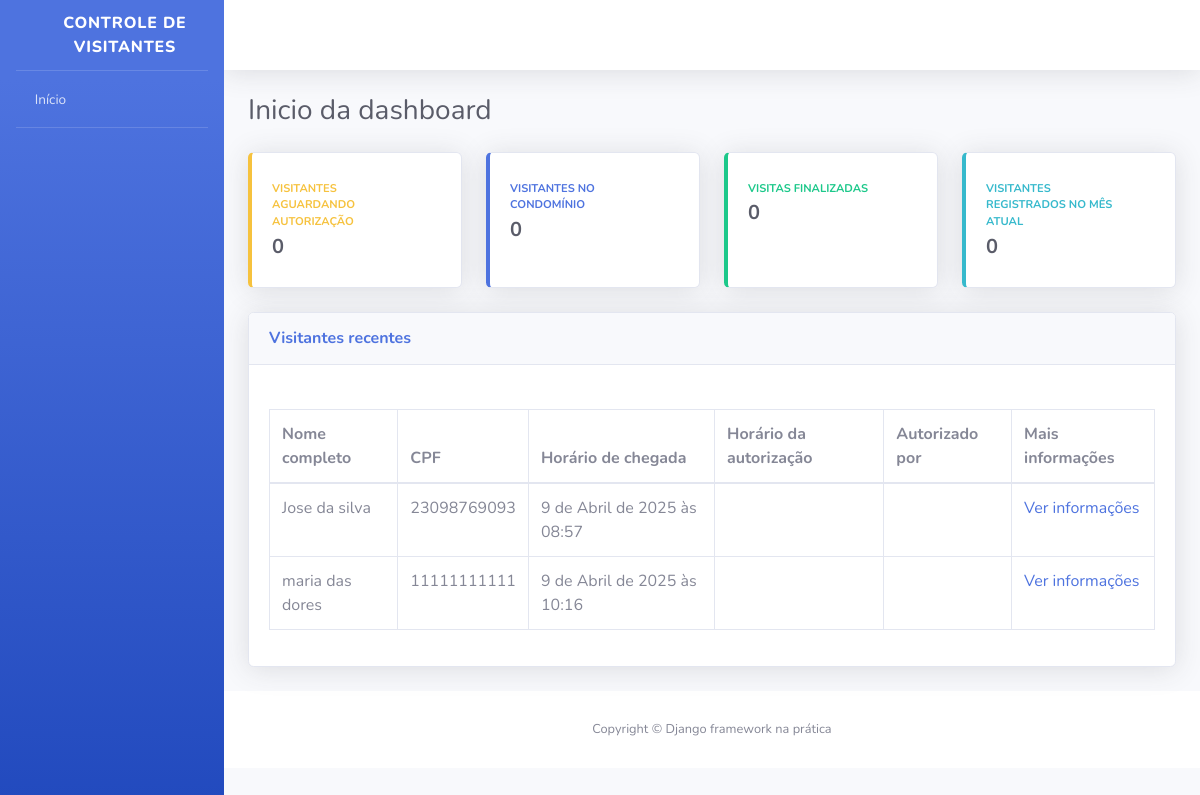
Before: / with the older database file.
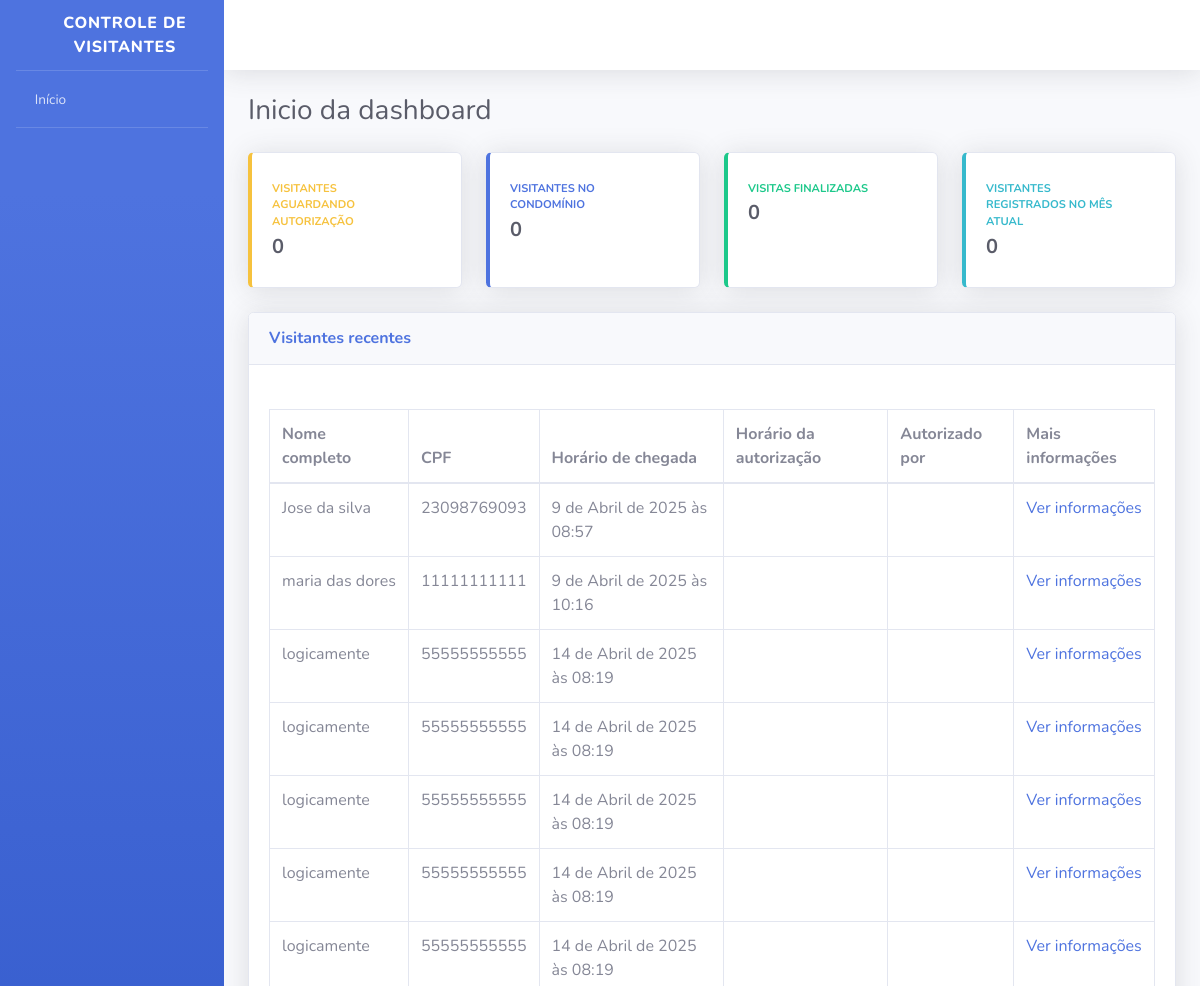
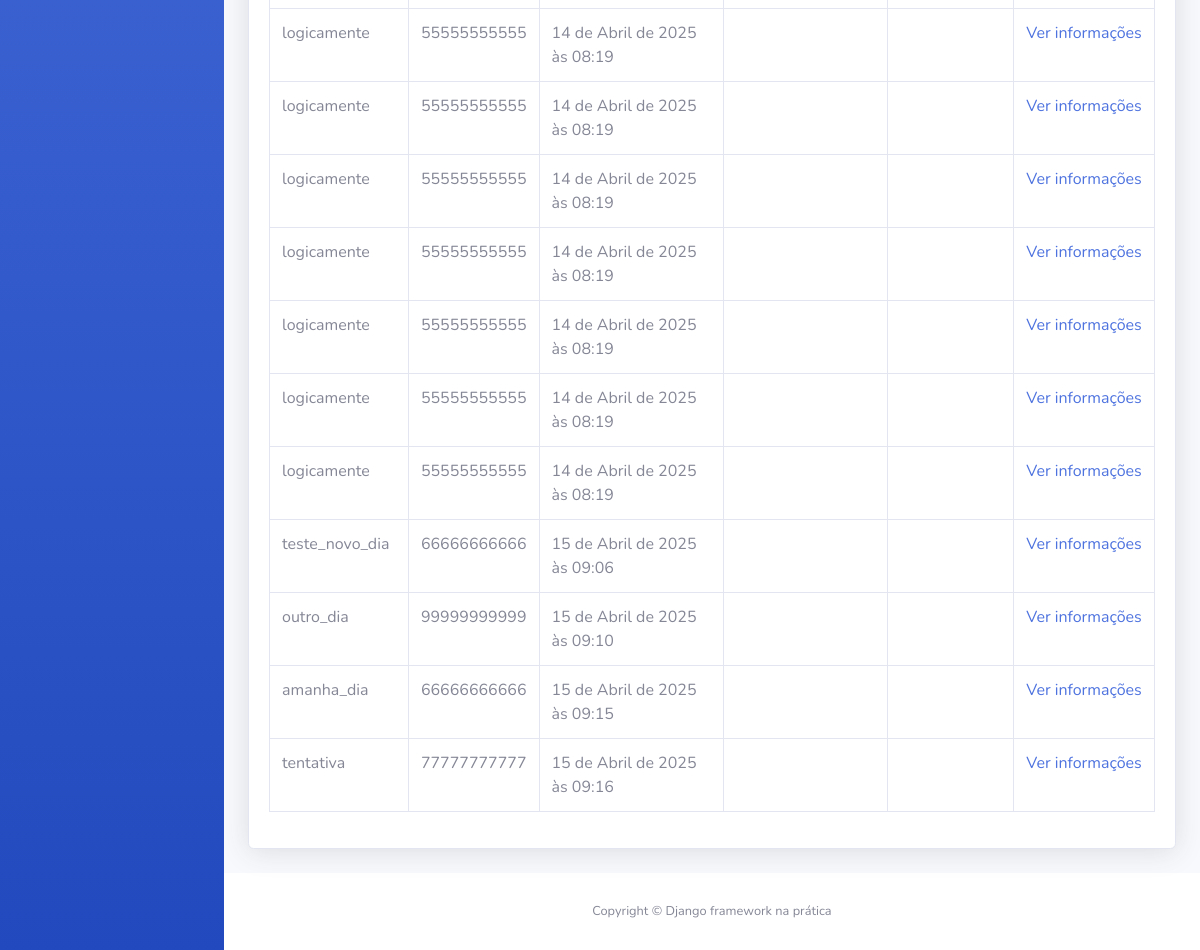
After: the same page with the newer database file (2 pictures, top to bottom).
### visitantes/models.py (models this page shows, shortened)
class Visitante(models.Model):
    nome_completo = models.CharField(
        verbose_name="Nome completo",
        max_length=194
    )
    cpf = models.CharField(
        verbose_name="CPF",
        max_length=11
    )
    data_nascimento = models.DateField(
        verbose_name="Data de nascimento"
    )
    numero_casa = models.PositiveSmallIntegerField(
        verbose_name="Número da casa a ser visitada",
    )
    placa_veiculo = models.CharField(
        verbose_name="Placa do veículo",
        max_length=7,
        blank=True,
        null=True
    )
    horario_chegada = models.DateTimeField(
    verbose_name="Horário de chegada na portaria",
    default=timezone.now
)
    horario_saida = models.DateTimeField(
        verbose_name="Horário de Saída do condomínio",
        auto_now=False,
        blank=True,
        null=True
    )
    horario_autorizacao = models.DateTimeField(
        verbose_name="Horário de autorização de entrada",
        auto_now=False,
        blank=True,
        null=True
    )
    morador_responsavel = models.CharField(
        verbose_name="Nome do morador responsável por autorizar a entrada do visitante",
        max_length=194,
        blank=True
    )
    registrado_por = models.ForeignKey(
    "porteiros.Porteiro",
    verbose_name="Porteiro responsável pelo registro",
    on_delete=models.PROTECT,
)
    class Meta:
        verbose_name = "Visitante"
        verbose_name_plural = "Visitantes"
        db_table = "visitante"

### usuarios/views.py (the view)
# urls.py: path('', index, name='index'),
def index(request):
   todos_visitantes = Visitante.objects.all()
   context = {
      "nome_pagina": "Inicio da dashboard",
      "todos_visitantes":todos_visitantes,
   }
   return render(request, 'index.html', context)

### templates/index.html (shortened to what this page needs)
{% extends "base.html"%} {% block conteudo %}
<div class="container-fluid">
  <div class="d-sm-flex align-items-center justify-content-between mb-4">
    <h1 class="h3 mb-0 text-gray-800">{{ nome_pagina }}</h1>
  </div>
  <div class="row">
    <div class="col-xl-3 col-md-6 mb-4">
      <div class="card border-left-warning shadow h-100 py-2">
        <div class="card-body">
          <div class="row no-gutters align-items-center">
            <div class="col mr-2">
              <div
                class="text-xs font-weight-bold text-warning text-uppercase mb-1"
              >
                Visitantes aguardando autorização
              </div>
              <div class="h5 mb-0 font-weight-bold text-gray-800">0</div>
            </div>
            <div class="col-auto">
              <i class="fas fa-user-lock fa-2x text-gray-300"></i>
            </div>
          </div>
        </div>
      </div>
    </div>
    <div class="col-xl-3 col-md-6 mb-4">
      <div class="card border-left-primary shadow h-100 py-2">
        <div class="card-body">
          <div class="row no-gutters align-items-center">
            <div class="col mr-2">
              <div
                class="text-xs font-weight-bold text-primary text-uppercase mb-1"
              >
                Visitantes no condomínio
              </div>
              <div class="h5 mb-0 font-weight-bold text-gray-800">0</div>
            </div>
            <div class="col-auto">
              <i class="fas fa-user-clock fa-2x text-gray-300"></i>
            </div>
          </div>
        </div>
      </div>
    </div>
    <div class="col-xl-3 col-md-6 mb-4">
      <div class="card border-left-success shadow h-100 py-2">
        <div class="card-body">
          <div class="row no-gutters align-items-center">
            <div class="col mr-2">
              <div
                class="text-xs font-weight-bold text-success text-uppercase mb-1"
              >
                Visitas finalizadas
              </div>
              <div class="h5 mb-0 font-weight-bold text-gray-800">0</div>
            </div>
            <div class="col-auto">
              <i class="fas fa-user-check fa-2x text-gray-300"></i>
            </div>
          </div>
        </div>
      </div>
    </div>
    <div class="col-xl-3 col-md-6 mb-4">
      <div class="card border-left-info shadow h-100 py-2">
        <div class="card-body">
          <div class="row no-gutters align-items-center">
            <div class="col mr-2">
              <div
                class="text-xs font-weight-bold text-info text-uppercase mb-1"
              >
                Visitantes registrados no mês atual
              </div>
              <div class="h5 mb-0 font-weight-bold text-gray-800">0</div>
            </div>
            <div class="col-auto">
              <i class="fas fa-users fa-2x text-gray-300"></i>
            </div>
          </div>
        </div>
      </div>
    </div>
  </div>
  <div class="card shadow mb-4">
    <div
      class="card-header py-3 d-sm-flex align-items-center justify-content-between mb-4"
    >
      <h6 class="m-0 font-weight-bold text-primary">Visitantes recentes</h6>
    </div>
    <div class="card-body">
      <div class="table-responsive">
        <table class="table table-bordered">
          <thead>
            <th>Nome completo</th>
            <th>CPF</th>
            <th>Horário de chegada</th>
            <th>Horário da autorização</th>
            <th>Autorizado por</th>
            <th>Mais informações</th>
          </thead>
          <tbody>
            {% for visitante in todos_visitantes%}
            <tr>
              <td>{{ visitante.nome_completo}}</td>
              <td>{{ visitante.cpf}}</td>
              <td>{{ visitante.horario_chegada}}</td>
              <td>{{ visitante.hora_autorizacao}}</td>
              <td>{{ visitante.morador_responsavel}}</td>
              <td>
                <a href="#"> Ver informações </a>
              </td>
            </tr>
            {% endfor %}
          </tbody>
        </table>
      </div>
    </div>
  </div>
</div>
{% endblock conteudo %}

### templates/base.html (shortened to what this page needs)
<!DOCTYPE html>
{% load static %}
<html lang="pt-br">
  <head>
    <link href="{% static 'css/sb-admin-2.min.css' %}" rel="stylesheet" />
    <link
      href="{% static 'vendor/fontawesome-free/css/all.min.css'%}"
      rel="stylesheet"
      type="text/css"
    />
  </head>
  <body id="page-top">
    <div id="wrapper">
      <ul
        class="navbar-nav bg-gradient-primary sidebar sidebar-dark accordion"
        id="accordionSidebar"
      >
        <a
          class="sidebar-brand d-flex align-items-center justify-content-center"
          href="#"
        >
          <div class="sidebar-brand-icon rotate-n-15">
            <i class="fas fa-user-shield"></i>
          </div>
          <div class="sidebar-brand-text">Controle de Visitantes</div>
        </a>
        <hr class="sidebar-divider my-0" />
        <li class="nav-item">
          <a class="nav-link" href="#">
            <i class="fas fa-home"></i>
            <span>Início</span>
          </a>
        </li>
        <hr class="sidebar-divider" />
      </ul>
      <div id="content-wrapper" class="d-flex flex-column">
        <div id="content">
          <nav
            class="navbar navbar-expand navbar-light bg-white topbar mb-4 static-top shadow"
          >
            <ul class="navbar-nav ml-auto">
              <li class="nav-item dropdown no-arrow">
                <a
                  class="nav-link dropdown-toggle"
                  href="#"
                  id="userDropdown"
                  role="button"
                  data-toggle="dropdown"
                  aria-haspopup="true"
                  aria-expanded="false"
                >
                  <span class="mr-2 d-none d-lg-inline text-gray-800 small">
                    <i class="fas fa-cog"></i>
                  </span>
                </a>
              </li>
            </ul>
          </nav>
          {% block conteudo %} {% endblock conteudo %}
          <footer class="sticky-footer bg-white">
            <div class="container my-auto">
              <div class="copyright text-center my-auto">
                <span>Copyright © Django framework na prática</span>
              </div>
            </div>
          </footer>
        </div>
      </div>
    </div>
  </body>
</html>

Changed rows visible on the page:
added Visitante: nome_completo "logicamente", cpf "55555555555", horario_chegada "14 de Abril de 2025 às 08:19"
added Visitante: nome_completo "logicamente", cpf "55555555555", horario_chegada "14 de Abril de 2025 às 08:19"
added Visitante: nome_completo "logicamente", cpf "55555555555", horario_chegada "14 de Abril de 2025 às 08:19"
added Visitante: nome_completo "logicamente", cpf "55555555555", horario_chegada "14 de Abril de 2025 às 08:19"
added Visitante: nome_completo "logicamente", cpf "55555555555", horario_chegada "14 de Abril de 2025 às 08:19"
added Visitante: nome_completo "logicamente", cpf "55555555555", horario_chegada "14 de Abril de 2025 às 08:19"
added Visitante: nome_completo "logicamente", cpf "55555555555", horario_chegada "14 de Abril de 2025 às 08:19"
added Visitante: nome_completo "logicamente", cpf "55555555555", horario_chegada "14 de Abril de 2025 às 08:19"
added Visitante: nome_completo "logicamente", cpf "55555555555", horario_chegada "14 de Abril de 2025 às 08:19"
added Visitante: nome_completo "logicamente", cpf "55555555555", horario_chegada "14 de Abril de 2025 às 08:19"
added Visitante: nome_completo "logicamente", cpf "55555555555", horario_chegada "14 de Abril de 2025 às 08:19"
added Visitante: nome_completo "logicamente", cpf "55555555555", horario_chegada "14 de Abril de 2025 às 08:19"
added Visitante: nome_completo "teste_novo_dia", cpf "66666666666", horario_chegada "15 de Abril de 2025 às 09:06"
added Visitante: nome_completo "outro_dia", cpf "99999999999", horario_chegada "15 de Abril de 2025 às 09:10"
added Visitante: nome_completo "amanha_dia", cpf "66666666666", horario_chegada "15 de Abril de 2025 às 09:15"
added Visitante: nome_completo "tentativa", cpf "77777777777", horario_chegada "15 de Abril de 2025 às 09:16"
